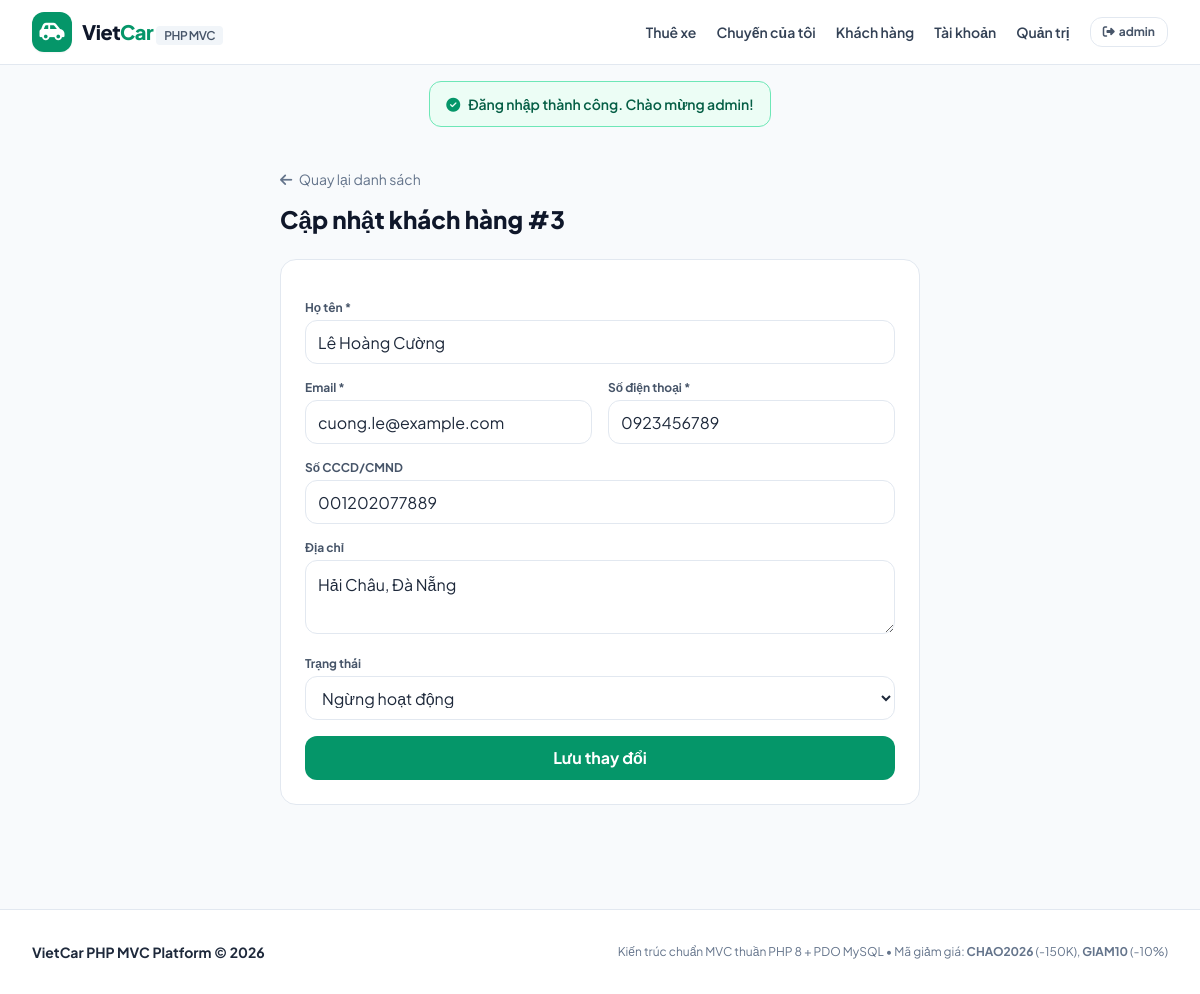
The page /customers/edit?id=3 (signed in) on the database its author committed.
### tables this page shows
CREATE TABLE IF NOT EXISTS customers (
    id INT AUTO_INCREMENT PRIMARY KEY,
    full_name VARCHAR(100) NOT NULL,
    email VARCHAR(150) NOT NULL UNIQUE,
    phone VARCHAR(20) NOT NULL,
    address VARCHAR(255) DEFAULT '',
    identity_number VARCHAR(30) DEFAULT '',
    status ENUM('active', 'inactive') DEFAULT 'active',
    created_at TIMESTAMP DEFAULT CURRENT_TIMESTAMP,
    updated_at TIMESTAMP DEFAULT CURRENT_TIMESTAMP ON UPDATE CURRENT_TIMESTAMP
);

### app/Core/Controller.php (called while the page is built, shortened)
<?php
class Controller {
    protected function view(string $viewPath, array $data = []): void {
        extract($data);
        $viewFile = __DIR__ . '/../Views/' . $viewPath . '.php';
        require __DIR__ . '/../Views/layouts/header.php';
        require $viewFile;
        require __DIR__ . '/../Views/layouts/footer.php';
    }
}

### app/Controllers/CustomerController.php (called while the page is built, shortened)
<?php
class CustomerController extends Controller {
    private CustomerModel $customerModel;
    public function __construct() {
        $this->customerModel = new CustomerModel();
    }
    public function editForm(): void {
        $customer = $this->customerModel->findById((int)($_GET['id'] ?? 0));
        $this->view('customers/form', [
            'title'    => 'Sửa khách hàng - VietCar',
            'customer' => $customer,
            'errors'   => [],
            'old'      => $customer
        ]);
    }
}

### public/index.php (called while the page is built, shortened)
<?php
require_once __DIR__ . '/../app/Core/helpers.php';
spl_autoload_register(function ($class) {
    $prefix = 'App\\';
    $baseDir = __DIR__ . '/../app/';
    $relativeClass = substr($class, strlen($prefix));
    $file = $baseDir . str_replace('\\', '/', $relativeClass) . '.php';
});
$router = new Router();
$router->get('/', [CarController::class, 'index']);
$router->get('/car/detail', [CarController::class, 'detail']);
$router->post('/booking/store', [BookingController::class, 'store']);
$router->get('/bookings', [BookingController::class, 'index']);
$router->post('/booking/cancel', [BookingController::class, 'cancel']);
$router->get('/admin', [AdminController::class, 'index']);
$router->post('/admin/car/store', [AdminController::class, 'storeCar']);
$router->post('/admin/car/delete', [AdminController::class, 'deleteCar']);
$router->get('/api/cars/locations', [AdminController::class, 'getLocations']);
$router->post('/api/cars/simulate', [AdminController::class, 'simulateMovement']);
$router->get('/login', [AuthController::class, 'loginForm']);
$router->post('/login', [AuthController::class, 'login']);
$router->post('/logout', [AuthController::class, 'logout']);
$router->get('/customers', [CustomerController::class, 'index']);
$router->get('/customers/create', [CustomerController::class, 'createForm']);
$router->post('/customer/store', [CustomerController::class, 'store']);
$router->get('/customers/edit', [CustomerController::class, 'editForm']);
$router->post('/customer/update', [CustomerController::class, 'update']);
$router->post('/customer/status', [CustomerController::class, 'toggleStatus']);
$router->post('/customer/delete', [CustomerController::class, 'delete']);
$router->get('/accounts', [AccountController::class, 'index']);
$router->get('/accounts/create', [AccountController::class, 'createForm']);
$router->post('/account/store', [AccountController::class, 'store']);
$router->get('/accounts/edit', [AccountController::class, 'editForm']);
$router->post('/account/update', [AccountController::class, 'update']);
$router->post('/account/status', [AccountController::class, 'toggleStatus']);
$router->post('/account/delete', [AccountController::class, 'delete']);
$router->dispatch($_SERVER['REQUEST_URI'], $_SERVER['REQUEST_METHOD']);

### app/Core/helpers.php (called while the page is built, shortened)
<?php
function base_url(string $path = ''): string {
    $scriptDir = str_replace('\\', '/', dirname($_SERVER['SCRIPT_NAME']));
    $base = ($scriptDir === '/') ? '' : rtrim($scriptDir, '/');
    return $base . '/' . ltrim($path, '/');
}
function e(?string $str): string {
    return htmlspecialchars($str ?? '', ENT_QUOTES, 'UTF-8');
}

### app/Config/Database.php (called while the page is built, shortened)
<?php
class Database {
    private static ?PDO $instance = null;
    public static function getConnection(): PDO {
        if (self::$instance === null) {
            $host = '127.0.0.1';
            $db   = 'vietcar_db';
            $user = 'root';
            $pass = '';
            $charset = 'utf8mb4';
            $dsn = "mysql:host=$host;dbname=$db;charset=$charset";
            $options = [
                PDO::ATTR_ERRMODE            => PDO::ERRMODE_EXCEPTION,
                PDO::ATTR_DEFAULT_FETCH_MODE => PDO::FETCH_ASSOC,
                PDO::ATTR_EMULATE_PREPARES   => false,
            ];
            try {
                self::$instance = new PDO($dsn, $user, $pass, $options);
            } catch (PDOException $e) {
                die("Lỗi kết nối CSDL: " . $e->getMessage() . "<br>Vui lòng import file <code>database/vietcar.sql</code> vào MySQL.");
            }
        }
        return self::$instance;
    }
}

### app/Models/CustomerModel.php (called while the page is built, shortened)
<?php
class CustomerModel {
    private PDO $db;
    public function __construct(?PDO $db = null) {
        $this->db = $db ?? Database::getConnection();
    }
    public function findById(int $id): ?array {
        $stmt = $this->db->prepare("SELECT * FROM customers WHERE id = :id");
        $stmt->execute([':id' => $id]);
        $row = $stmt->fetch();
        return $row ?: null;
    }
}

### app/Views/customers/form.php (the view, shortened to what this page needs)
<div class="max-w-2xl mx-auto px-4 py-10">
  <div class="mb-6">
    <a href="<?= base_url('/customers') ?>" class="text-sm text-slate-500 hover:text-emerald-600">
      <i class="fa-solid fa-arrow-left mr-1"></i> Quay lại danh sách
    </a>
    <h1 class="text-2xl font-extrabold text-slate-900 mt-3"><?= $customer ? 'Cập nhật khách hàng #' . (int)$customer['id'] : 'Thêm khách hàng mới' ?></h1>
  </div>
  <form method="POST" action="<?= base_url($customer ? '/customer/update' : '/customer/store') ?>" class="bg-white p-6 rounded-2xl border border-slate-200 space-y-4">
    <div>
      <label class="block text-xs font-bold text-slate-600 mb-1">Họ tên *</label>
      <input type="text" name="full_name" required maxlength="100" value="<?= e($old['full_name'] ?? '') ?>"
             class="w-full h-11 px-3 rounded-xl border border-slate-200" />
    </div>
    <div class="grid grid-cols-1 sm:grid-cols-2 gap-4">
      <div>
        <label class="block text-xs font-bold text-slate-600 mb-1">Email *</label>
        <input type="email" name="email" required maxlength="150" value="<?= e($old['email'] ?? '') ?>"
               class="w-full h-11 px-3 rounded-xl border border-slate-200" />
      </div>
      <div>
        <label class="block text-xs font-bold text-slate-600 mb-1">Số điện thoại *</label>
        <input type="tel" name="phone" required value="<?= e($old['phone'] ?? '') ?>"
               class="w-full h-11 px-3 rounded-xl border border-slate-200" />
      </div>
    </div>
    <div>
      <label class="block text-xs font-bold text-slate-600 mb-1">Số CCCD/CMND</label>
      <input type="text" name="identity_number" maxlength="30" value="<?= e($old['identity_number'] ?? '') ?>"
             class="w-full h-11 px-3 rounded-xl border border-slate-200" />
    </div>
    <div>
      <label class="block text-xs font-bold text-slate-600 mb-1">Địa chỉ</label>
      <textarea name="address" rows="2" maxlength="255" class="w-full p-3 rounded-xl border border-slate-200"><?= e($old['address'] ?? '') ?></textarea>
    </div>
    <div>
      <label class="block text-xs font-bold text-slate-600 mb-1">Trạng thái</label>
      <select name="status" class="w-full h-11 px-3 rounded-xl border border-slate-200 bg-white">
        <option value="inactive" <?= ($old['status'] ?? '') === 'inactive' ? 'selected' : '' ?>>Ngừng hoạt động</option>
      </select>
    </div>
    <button type="submit" class="w-full h-11 bg-emerald-600 hover:bg-emerald-700 text-white font-bold rounded-xl">
      <?= $customer ? 'Lưu thay đổi' : 'Thêm khách hàng' ?>
    </button>
  </form>
</div>

### public/css/style.css (style rules this page uses)
body { font-family: 'Plus Jakarta Sans', sans-serif; }

### rows shown on the page
customers: id "3", full_name "Lê Hoàng Cường", email "cuong.le@example.com", phone "0923456789", identity_number "001202077889", address "Hải Châu, Đà Nẵng", status "Ngừng hoạt động"

### other values the page prints
$_SESSION['flash_success'] "Đăng nhập thành công. Chào mừng admin!"
